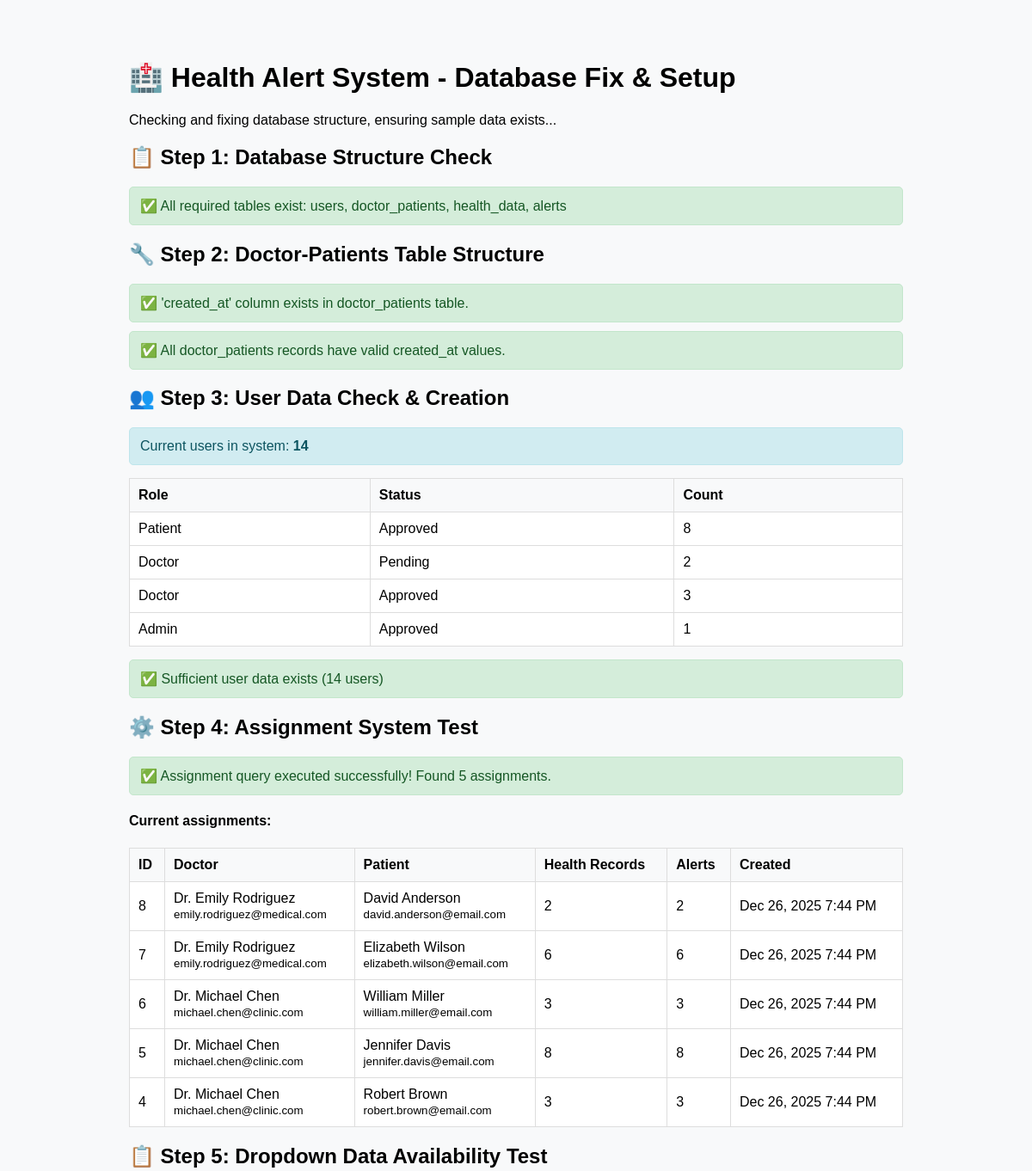
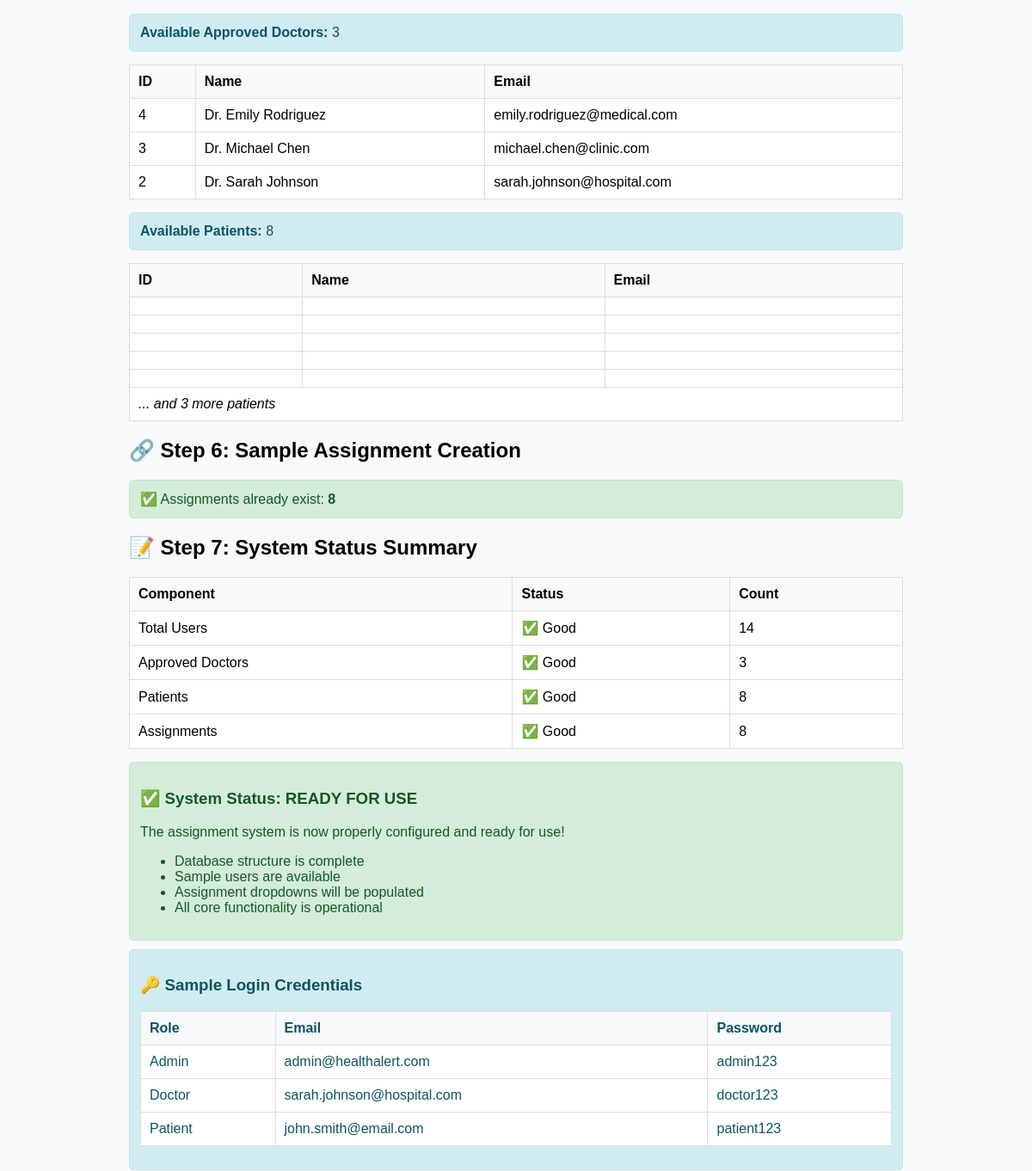
The app's page /fix_database.php (upper part), older data (2 pictures, top to bottom).
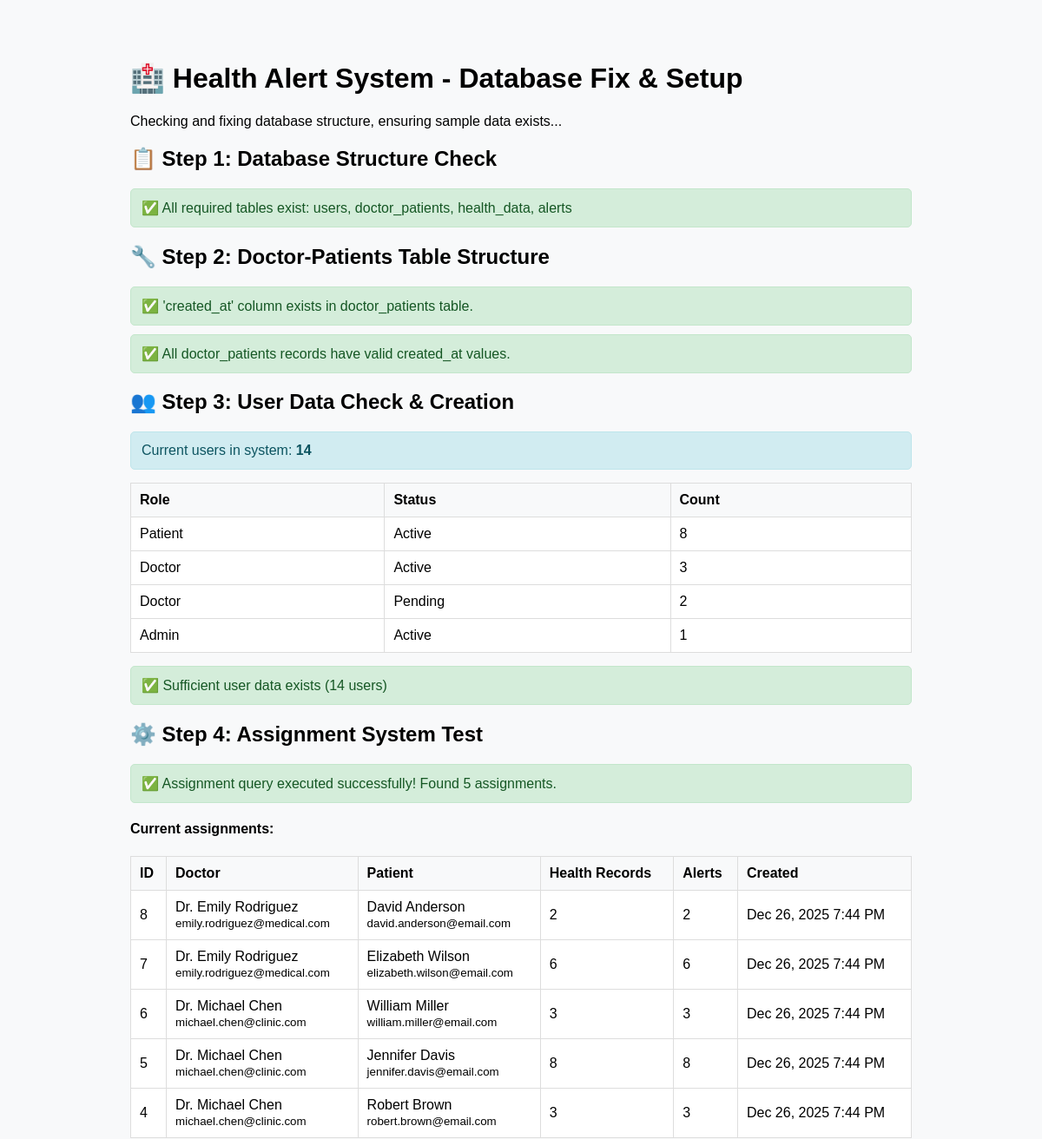
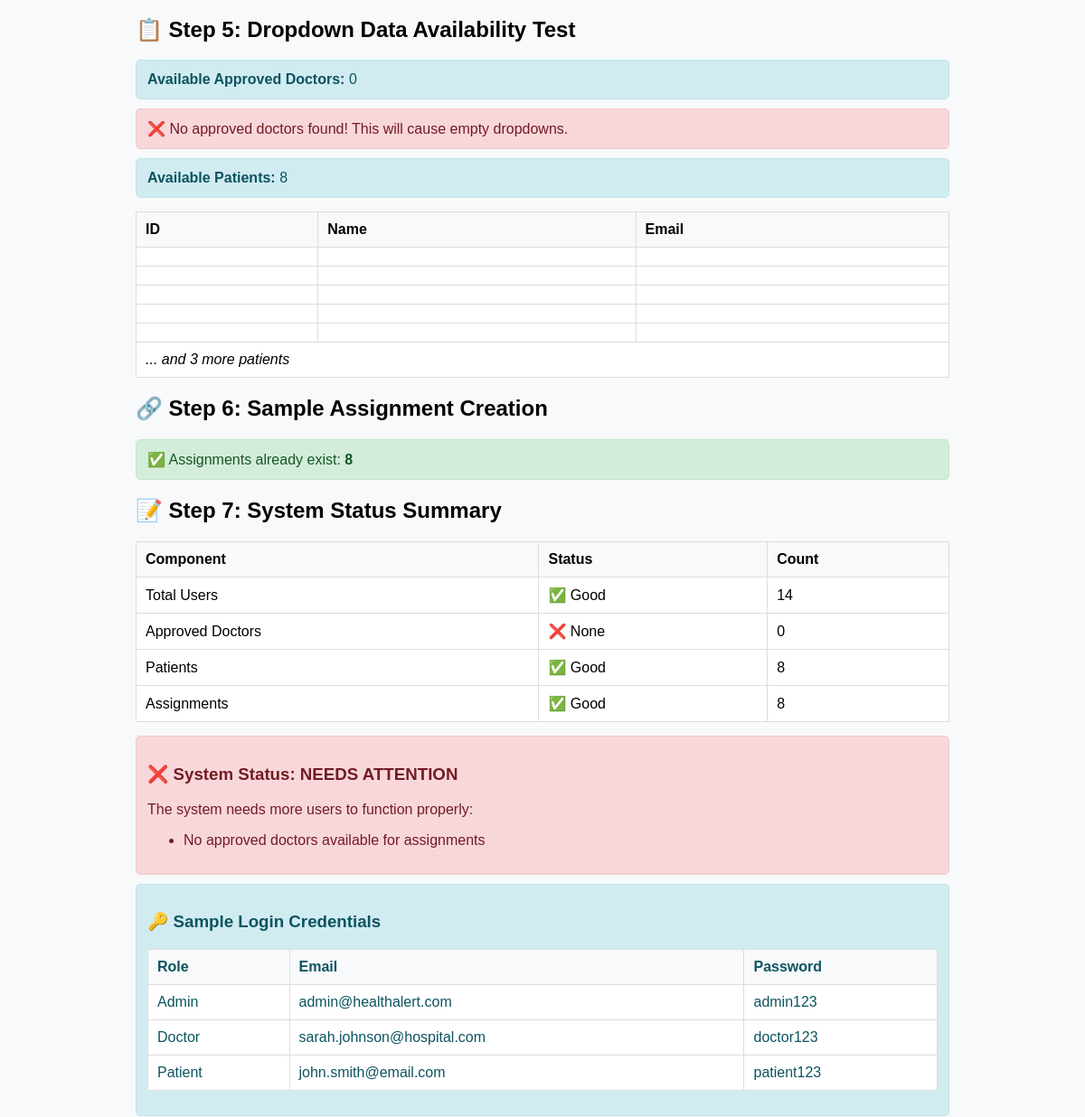
The same page, newer data (2 pictures, top to bottom).
### tables this page shows
CREATE TABLE doctor_patients (
    id INT PRIMARY KEY AUTO_INCREMENT,
    doctor_id INT NOT NULL,
    patient_id INT NOT NULL,
    created_at TIMESTAMP DEFAULT CURRENT_TIMESTAMP,
    FOREIGN KEY (doctor_id) REFERENCES users(id) ON DELETE CASCADE,
    FOREIGN KEY (patient_id) REFERENCES users(id) ON DELETE CASCADE,
    UNIQUE KEY unique_assignment (doctor_id, patient_id)
);

CREATE TABLE users (
    id INT PRIMARY KEY AUTO_INCREMENT,
    name VARCHAR(100) NOT NULL,
    email VARCHAR(100) UNIQUE NOT NULL,
    password VARCHAR(255) NOT NULL,
    role ENUM('patient', 'doctor', 'admin') NOT NULL,
    status ENUM('active', 'pending', 'inactive') DEFAULT 'active',
    created_at TIMESTAMP DEFAULT CURRENT_TIMESTAMP
);

### fix_database.php (the view, shortened to what the changed rows need)
<?php
require_once 'config/db.php';
echo "<!DOCTYPE html>";
echo "<html><head><title>Database Fix - Health Alert System</title>";
echo "</head><body>";
echo "<h1>🏥 Health Alert System - Database Fix & Setup</h1>";
echo "<p>Checking and fixing database structure, ensuring sample data exists...</p>";
echo "<h2>📋 Step 1: Database Structure Check</h2>";
$required_tables = ['users', 'doctor_patients', 'health_data', 'alerts'];
$missing_tables = [];
if (empty($missing_tables)) {
    echo "<div class='success'>✅ All required tables exist: " . implode(', ', $required_tables) . "</div>";
}
echo "<h2>🔧 Step 2: Doctor-Patients Table Structure</h2>";
$check_column_query = "SHOW COLUMNS FROM doctor_patients LIKE 'created_at'";
$result = mysqli_query($connection, $check_column_query);
if (mysqli_num_rows($result) == 0) {
    echo "<div class='warning'>⚠️ Missing 'created_at' column in doctor_patients table. Adding it...</div>";
    $add_column_query = "ALTER TABLE doctor_patients ADD COLUMN created_at TIMESTAMP DEFAULT CURRENT_TIMESTAMP";
    if (mysqli_query($connection, $add_column_query)) {
        echo "<div class='success'>✅ Successfully added 'created_at' column to doctor_patients table.</div>";
    } else {
        echo "<div class='error'>❌ Error adding column: " . mysqli_error($connection) . "</div>";
    }
} else {
    echo "<div class='success'>✅ 'created_at' column exists in doctor_patients table.</div>";
}
$check_null_query = "SELECT COUNT(*) as count FROM doctor_patients WHERE created_at IS NULL";
$null_result = mysqli_query($connection, $check_null_query);
if ($null_result) {
    $null_count = mysqli_fetch_assoc($null_result)['count'];
    if ($null_count > 0) {
        echo "<div class='warning'>⚠️ Found {$null_count} records with NULL created_at values. Updating...</div>";
        $update_null_query = "UPDATE doctor_patients SET created_at = CURRENT_TIMESTAMP WHERE created_at IS NULL";
        if (mysqli_query($connection, $update_null_query)) {
            echo "<div class='success'>✅ Successfully updated {$null_count} records with current timestamp.</div>";
        } else {
            echo "<div class='error'>❌ Error updating records: " . mysqli_error($connection) . "</div>";
        }
    } else {
        echo "<div class='success'>✅ All doctor_patients records have valid created_at values.</div>";
    }
}
echo "<h2>👥 Step 3: User Data Check & Creation</h2>";
$user_count_query = "SELECT COUNT(*) as count FROM users";
$user_result = mysqli_query($connection, $user_count_query);
$user_count = mysqli_fetch_assoc($user_result)['count'];
echo "<div class='info'>Current users in system: <strong>{$user_count}</strong></div>";
$role_counts_query = "SELECT role, status, COUNT(*) as count FROM users GROUP BY role, status ORDER BY role, status";
$role_counts_result = mysqli_query($connection, $role_counts_query);
echo "<table>";
echo "<tr><th>Role</th><th>Status</th><th>Count</th></tr>";
while ($role_count = mysqli_fetch_assoc($role_counts_result)) {
    echo "<tr>";
    echo "<td>" . ucfirst($role_count['role']) . "</td>";
    echo "<td>" . ucfirst($role_count['status']) . "</td>";
    echo "<td>" . $role_count['count'] . "</td>";
    echo "</tr>";
}
echo "</table>";
if ($user_count < 8) {
    echo "<div class='warning'>⚠️ Insufficient sample data. Creating essential users...</div>";
    $admin_check = mysqli_query($connection, "SELECT id FROM users WHERE email = 'admin@healthalert.com'");
    if (mysqli_num_rows($admin_check) == 0) {
        $admin_query = "INSERT INTO users (name, email, password, role, status) VALUES
                       ('System Administrator', 'admin@healthalert.com', 'admin123', 'admin', 'approved')";
        if (mysqli_query($connection, $admin_query)) {
            echo "<div class='success'>✅ Created admin user: <strong>admin@healthalert.com</strong> / admin123</div>";
        } else {
            echo "<div class='error'>❌ Error creating admin: " . mysqli_error($connection) . "</div>";
        }
    } else {
        echo "<div class='info'>ℹ️ Admin user already exists: admin@healthalert.com</div>";
    }
    $doctor_check = mysqli_query($connection, "SELECT COUNT(*) as count FROM users WHERE role = 'doctor' AND status = 'approved'");
    $doctor_count = mysqli_fetch_assoc($doctor_check)['count'];
    if ($doctor_count < 3) {
        echo "<div class='info'>Creating sample doctors...</div>";
        $doctors = [
            ['Dr. Sarah Johnson', 'sarah.johnson@hospital.com', 'doctor123'],
            ['Dr. Michael Chen', 'michael.chen@clinic.com', 'doctor123'],
            ['Dr. Emily Rodriguez', 'emily.rodriguez@medical.com', 'doctor123']
        ];
        foreach ($doctors as $doctor) {
            $check_existing = mysqli_query($connection, "SELECT id FROM users WHERE email = '{$doctor[1]}'");
            if (mysqli_num_rows($check_existing) == 0) {
                $doctor_query = "INSERT INTO users (name, email, password, role, status) VALUES
                               ('{$doctor[0]}', '{$doctor[1]}', '{$doctor[2]}', 'doctor', 'approved')";
                if (mysqli_query($connection, $doctor_query)) {
                    echo "<div class='success'>✅ Created doctor: <strong>{$doctor[1]}</strong> / {$doctor[2]}</div>";
                } else {
                    echo "<div class='error'>❌ Error creating doctor {$doctor[0]}: " . mysqli_error($connection) . "</div>";
                }
            } else {
                echo "<div class='info'>ℹ️ Doctor already exists: {$doctor[1]}</div>";
            }
        }
    } else {
        echo "<div class='info'>ℹ️ Sufficient approved doctors exist: {$doctor_count}</div>";
    }
    $patient_check = mysqli_query($connection, "SELECT COUNT(*) as count FROM users WHERE role = 'patient'");
    $patient_count = mysqli_fetch_assoc($patient_check)['count'];
    if ($patient_count < 5) {
        echo "<div class='info'>Creating sample patients...</div>";
        $patients = [
            ['John Smith', 'john.smith@email.com', 'patient123'],
            ['Mary Johnson', 'mary.johnson@email.com', 'patient123'],
            ['Robert Brown', 'robert.brown@email.com', 'patient123'],
            ['Jennifer Davis', 'jennifer.davis@email.com', 'patient123'],
            ['William Miller', 'william.miller@email.com', 'patient123']
        ];
        foreach ($patients as $patient) {
            $check_existing = mysqli_query($connection, "SELECT id FROM users WHERE email = '{$patient[1]}'");
            if (mysqli_num_rows($check_existing) == 0) {
                $patient_query = "INSERT INTO users (name, email, password, role, status) VALUES
                                ('{$patient[0]}', '{$patient[1]}', '{$patient[2]}', 'patient', 'approved')";
                if (mysqli_query($connection, $patient_query)) {
                    echo "<div class='success'>✅ Created patient: <strong>{$patient[1]}</strong> / {$patient[2]}</div>";
                } else {
                    echo "<div class='error'>❌ Error creating patient {$patient[0]}: " . mysqli_error($connection) . "</div>";
                }
            } else {
                echo "<div class='info'>ℹ️ Patient already exists: {$patient[1]}</div>";
            }
        }
    } else {
        echo "<div class='info'>ℹ️ Sufficient patients exist: {$patient_count}</div>";
    }
    $user_result = mysqli_query($connection, $user_count_query);
    $user_count = mysqli_fetch_assoc($user_result)['count'];
    echo "<div class='success'>Updated total user count: <strong>{$user_count}</strong></div>";
} else {
    echo "<div class='success'>✅ Sufficient user data exists ({$user_count} users)</div>";
}
echo "<h2>⚙️ Step 4: Assignment System Test</h2>";
$test_query = "SELECT dp.id,
                      d.name as doctor_name, d.email as doctor_email,
                      p.name as patient_name, p.email as patient_email,
                      COUNT(hd.id) as health_records,
                      COUNT(a.id) as alerts_sent,
                      dp.created_at
               FROM doctor_patients dp
               JOIN users d ON dp.doctor_id = d.id
               JOIN users p ON dp.patient_id = p.id
               LEFT JOIN health_data hd ON p.id = hd.patient_id
               LEFT JOIN alerts a ON dp.doctor_id = a.doctor_id AND dp.patient_id = a.patient_id
               GROUP BY dp.id, dp.created_at, d.name, d.email, p.name, p.email
               ORDER BY dp.id DESC
               LIMIT 5";
$test_result = mysqli_query($connection, $test_query);
if ($test_result) {
    $row_count = mysqli_num_rows($test_result);
    echo "<div class='success'>✅ Assignment query executed successfully! Found {$row_count} assignments.</div>";
    if ($row_count > 0) {
        echo "<h4>Current assignments:</h4>";
        echo "<table>";
        echo "<tr><th>ID</th><th>Doctor</th><th>Patient</th><th>Health Records</th><th>Alerts</th><th>Created</th></tr>";
        while ($row = mysqli_fetch_assoc($test_result)) {
            echo "<tr>";
            echo "<td>" . htmlspecialchars($row['id']) . "</td>";
            echo "<td>" . htmlspecialchars($row['doctor_name']) . "<br><small>" . htmlspecialchars($row['doctor_email']) . "</small></td>";
            echo "<td>" . htmlspecialchars($row['patient_name']) . "<br><small>" . htmlspecialchars($row['patient_email']) . "</small></td>";
            echo "<td>" . $row['health_records'] . "</td>";
            echo "<td>" . $row['alerts_sent'] . "</td>";
            echo "<td>" . ($row['created_at'] ? date('M j, Y g:i A', strtotime($row['created_at'])) : 'Unknown') . "</td>";
            echo "</tr>";
        }
        echo "</table>";
    } else {
        echo "<div class='info'>ℹ️ No assignments found yet. You can create assignments using the admin panel.</div>";
    }
} else {
    echo "<div class='error'>❌ Assignment query failed: " . mysqli_error($connection) . "</div>";
}
echo "<h2>📋 Step 5: Dropdown Data Availability Test</h2>";
$doctors_query = "SELECT id, name, email FROM users WHERE role = 'doctor' AND status = 'approved' ORDER BY name";
$doctors_result = mysqli_query($connection, $doctors_query);
$doctors_count = mysqli_num_rows($doctors_result);
echo "<div class='info'><strong>Available Approved Doctors:</strong> {$doctors_count}</div>";
if ($doctors_count > 0) {
    echo "<table>";
    echo "<tr><th>ID</th><th>Name</th><th>Email</th></tr>";
    while ($doctor = mysqli_fetch_assoc($doctors_result)) {
        echo "<tr>";
        echo "<td>" . $doctor['id'] . "</td>";
        echo "<td>" . htmlspecialchars($doctor['name']) . "</td>";
        echo "<td>" . htmlspecialchars($doctor['email']) . "</td>";
        echo "</tr>";
    }
    echo "</table>";
} else {
    echo "<div class='error'>❌ No approved doctors found! This will cause empty dropdowns.</div>";
}
$patients_query = "SELECT id, name, email FROM users WHERE role = 'patient' ORDER BY name";
$patients_result = mysqli_query($connection, $patients_query);
$patients_count = mysqli_num_rows($patients_result);
echo "<div class='info'><strong>Available Patients:</strong> {$patients_count}</div>";
if ($patients_count > 0) {
    echo "<table>";
    echo "<tr><th>ID</th><th>Name</th><th>Email</th></tr>";
    $count = 0;
    while ($patient = mysqli_fetch_assoc($patients_result) && $count < 5) {
        echo "<tr>";
        echo "<td>" . $patient['id'] . "</td>";
        echo "<td>" . htmlspecialchars($patient['name']) . "</td>";
        echo "<td>" . htmlspecialchars($patient['email']) . "</td>";
        echo "</tr>";
        $count++;
    }
    if ($patients_count > 5) {
        echo "<tr><td colspan='3'><em>... and " . ($patients_count - 5) . " more patients</em></td></tr>";
    }
    echo "</table>";
} else {
    echo "<div class='error'>❌ No patients found! This will cause empty dropdowns.</div>";
}
echo "<h2>🔗 Step 6: Sample Assignment Creation</h2>";
$assignment_count_query = "SELECT COUNT(*) as count FROM doctor_patients";
$assignment_count_result = mysqli_query($connection, $assignment_count_query);
$assignment_count = mysqli_fetch_assoc($assignment_count_result)['count'];
if ($assignment_count == 0 && $doctors_count > 0 && $patients_count > 0) {
    echo "<div class='warning'>⚠️ No assignments exist. Creating sample assignments...</div>";
    mysqli_data_seek($doctors_result, 0);
    $first_doctor = mysqli_fetch_assoc($doctors_result);
    mysqli_data_seek($patients_result, 0);
    $sample_assignments = [];
    $count = 0;
    while ($patient = mysqli_fetch_assoc($patients_result) && $count < 3) {
        $sample_assignments[] = $patient;
        $count++;
    }
    foreach ($sample_assignments as $patient) {
        $assign_query = "INSERT INTO doctor_patients (doctor_id, patient_id) VALUES ({$first_doctor['id']}, {$patient['id']})";
        if (mysqli_query($connection, $assign_query)) {
            echo "<div class='success'>✅ Assigned {$patient['name']} to Dr. {$first_doctor['name']}</div>";
        } else {
            echo "<div class='error'>❌ Error creating assignment: " . mysqli_error($connection) . "</div>";
        }
    }
    $assignment_count_result = mysqli_query($connection, $assignment_count_query);
    $assignment_count = mysqli_fetch_assoc($assignment_count_result)['count'];
    echo "<div class='success'>Total assignments now: <strong>{$assignment_count}</strong></div>";
} else if ($assignment_count > 0) {
    echo "<div class='success'>✅ Assignments already exist: <strong>{$assignment_count}</strong></div>";
} else {
    echo "<div class='warning'>⚠️ Cannot create sample assignments - insufficient doctors or patients</div>";
}
echo "<h2>📝 Step 7: System Status Summary</h2>";
$final_user_count = mysqli_fetch_assoc(mysqli_query($connection, "SELECT COUNT(*) as count FROM users"))['count'];
$final_doctor_count = mysqli_fetch_assoc(mysqli_query($connection, "SELECT COUNT(*) as count FROM users WHERE role = 'doctor' AND status = 'approved'"))['count'];
$final_patient_count = mysqli_fetch_assoc(mysqli_query($connection, "SELECT COUNT(*) as count FROM users WHERE role = 'patient'"))['count'];
$final_assignment_count = mysqli_fetch_assoc(mysqli_query($connection, "SELECT COUNT(*) as count FROM doctor_patients"))['count'];
echo "<table>";
echo "<tr><th>Component</th><th>Status</th><th>Count</th></tr>";
echo "<tr><td>Total Users</td><td>" . ($final_user_count >= 5 ? "✅ Good" : "⚠️ Low") . "</td><td>{$final_user_count}</td></tr>";
echo "<tr><td>Approved Doctors</td><td>" . ($final_doctor_count >= 1 ? "✅ Good" : "❌ None") . "</td><td>{$final_doctor_count}</td></tr>";
echo "<tr><td>Patients</td><td>" . ($final_patient_count >= 1 ? "✅ Good" : "❌ None") . "</td><td>{$final_patient_count}</td></tr>";
echo "<tr><td>Assignments</td><td>" . ($final_assignment_count >= 1 ? "✅ Good" : "ℹ️ None") . "</td><td>{$final_assignment_count}</td></tr>";
echo "</table>";
if ($final_doctor_count > 0 && $final_patient_count > 0) {
    echo "<div class='success'>";
    echo "<h3>✅ System Status: READY FOR USE</h3>";
    echo "<p>The assignment system is now properly configured and ready for use!</p>";
    echo "<ul>";
    echo "<li>Database structure is complete</li>";
    echo "<li>Sample users are available</li>";
    echo "<li>Assignment dropdowns will be populated</li>";
    echo "<li>All core functionality is operational</li>";
    echo "</ul>";
    echo "</div>";
} else {
    echo "<div class='error'>";
    echo "<h3>❌ System Status: NEEDS ATTENTION</h3>";
    echo "<p>The system needs more users to function properly:</p>";
    echo "<ul>";
    if ($final_doctor_count == 0) echo "<li>No approved doctors available for assignments</li>";
    echo "</ul>";
    echo "</div>";
}
echo "<div class='info'>";
echo "<h3>🔑 Sample Login Credentials</h3>";
echo "<table>";
echo "<tr><th>Role</th><th>Email</th><th>Password</th></tr>";
echo "</table>";
echo "</div>";
echo "</body></html>";
?>

Row changes from the older to the newer data that the page shows:
no longer on this page (row edited): users: id "4", name "Dr. Emily Rodriguez", email "emily.rodriguez@medical.com", shown under "📋 Step 5: Dropdown Data Availability Test"
no longer on this page (row edited): users: id "3", name "Dr. Michael Chen", email "michael.chen@clinic.com", shown under "📋 Step 5: Dropdown Data Availability Test"
no longer on this page (row edited): users: id "2", name "Dr. Sarah Johnson", email "sarah.johnson@hospital.com", shown under "📋 Step 5: Dropdown Data Availability Test"
Text that changed along with them:
$doctors_count: "3" → "0"
$final_doctor_count: "3" → "0"
new list line: "Patient Active 8"
new list line: "Doctor Active 3"
new list line: "Admin Active 1"
text no longer shown: "ID Name Email ✅ Good ✅ System Status: READY FOR USE The assignment system is now properly configured and ready for use! Database structure is complete Sample users are available Assignment dropdowns will be populated All core functionality is operational"
text now shown: "❌ No approved doctors found! This will cause empty dropdowns. ❌ None ❌ System Status: NEEDS ATTENTION The system needs more users to function properly: No approved doctors available for assignments"
list line gone: "Patient Approved 8"
list line gone: "Doctor Approved 3"
list line gone: "Admin Approved 1"
